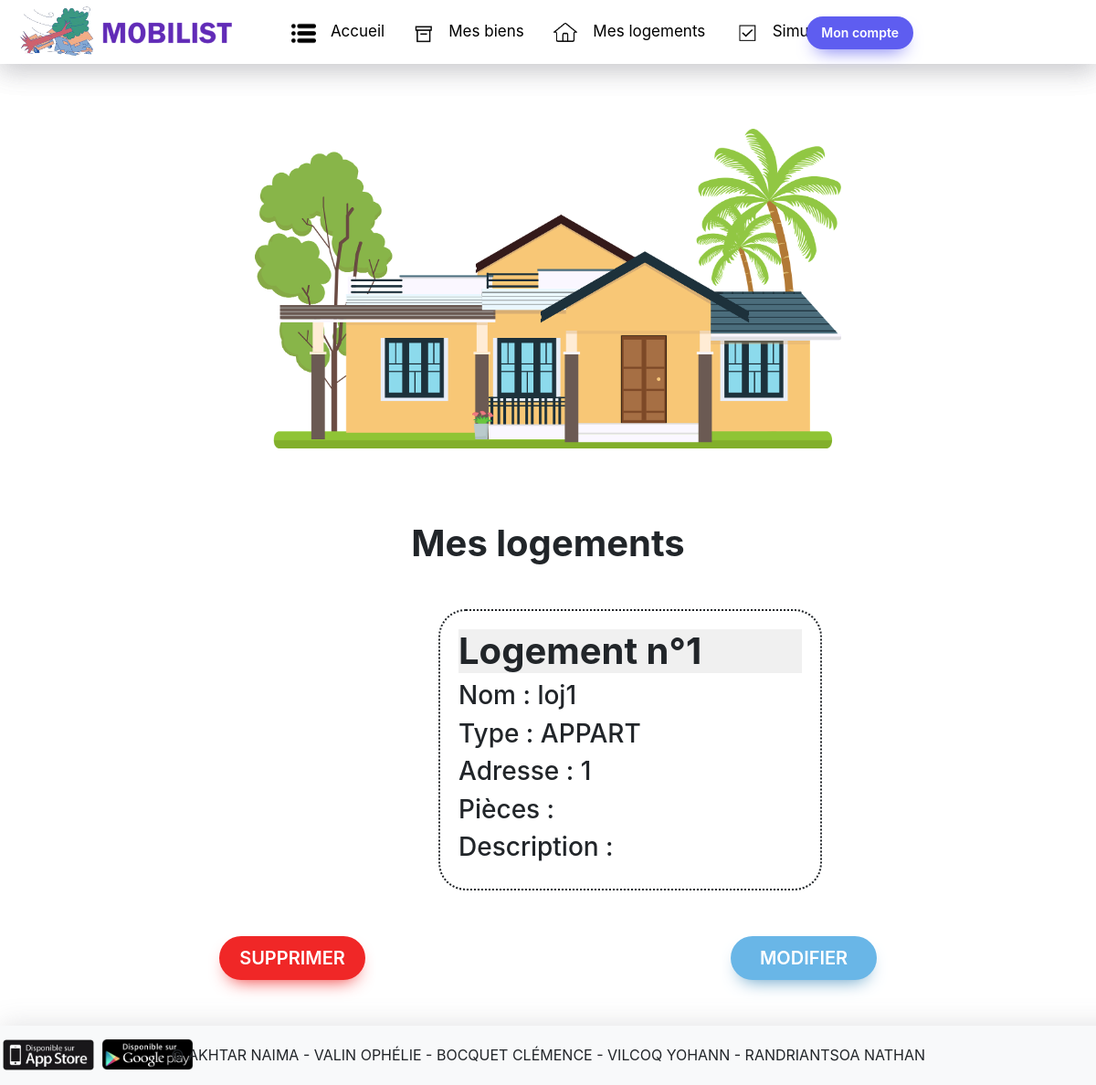
/afficheLogements/ (signed in), run on an earlier commit of the app's database.
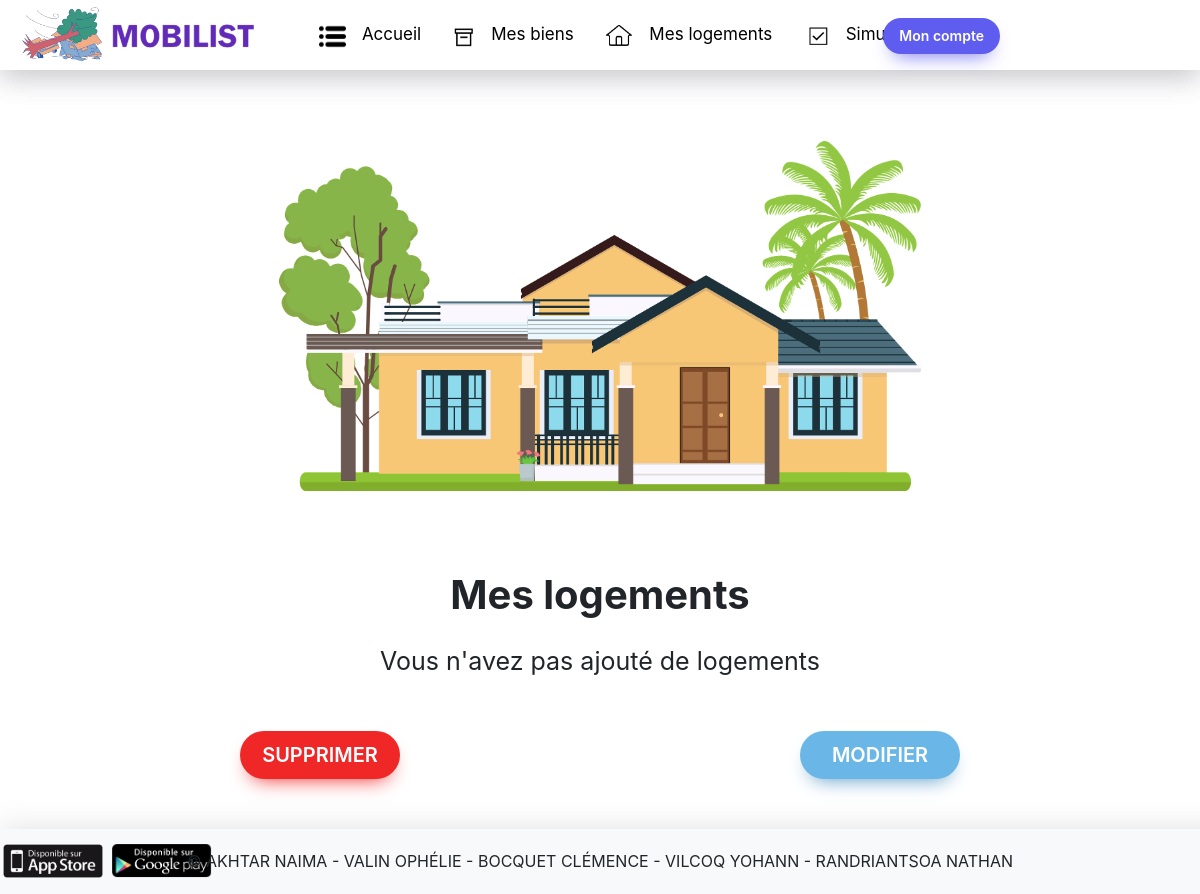
And on a later commit of the database.
### mobilist/models.py (models this page shows, shortened)
class Logement(Base):
    __tablename__ = "LOGEMENT"
    id_logement = Column(Integer, name="ID_LOGEMENT", primary_key=True)
    nom_logement = Column(String(20), name="NOM_LOGEMENT", nullable=True)
    type_logement = Column(Enum(LogementType),
                           name="TYPE_LOGEMENT",
                           nullable=False)
    adresse = Column(String(100), name="ADRESSE", nullable=True)
    desc_logement = Column(String(1000), name="DESC_LOGEMENT", nullable=True)
    pieces = relationship("Piece", backref="logement", cascade="all, delete")
    proprietaires = relationship("Proprietaire", secondary="AVOIR", back_populates="logements", passive_deletes=True)
    def delete(self, proprio: Proprietaire):
        list_assoc = AVOIR.query.filter_by(id_logement=self.id_logement).all()
        for assoc in list_assoc:
            if assoc.get_id_proprio() == proprio.get_id_proprio():
                assoc.delete()
        last_assoc = AVOIR.query.filter_by(id_logement=self.id_logement).all()
        list_bien = Bien.query.filter_by(id_logement=self.id_logement).all()
        for bien in list_bien:
            if bien.get_id_proprio() == proprio.get_id_proprio():
                bien.delete()
        if len(last_assoc) == 0:
            Piece.query.filter_by(id_logement=self.id_logement).delete()
            db.session.delete(self)
            db.session.commit()
        else:
            print("Le logement est associé à d'autres propriétaires, mais celui ne l'est plus à vous")

### mobilist/views.py (the view, shortened to what this page needs)
@app.route("/afficheLogements/", methods=("GET", "POST",))
@login_required
def affiche_logements():
    session = db.session
    proprio = Proprietaire.query.get(current_user.id_user)
    logements = proprio.logements
    if len(logements) == 0:
        print("Aucun logement trouvé")
        contenu = False
    else:
        contenu = True
    type_logement = [type for type in LogementType]
    return render_template("afficheLogements.html", logements=logements, type_logement=type_logement, contenu=contenu)

### mobilist/models.py (called while the page is built)
@login_manager.user_loader
def load_user(mail):
    return db.session.get(User, mail)

    def get_type(self):
        return self.name

### mobilist/templates/afficheLogements.html (shortened to what this page needs)
{% extends "index2.html" %}
{% block styles %}
{{ super() }}
<link rel="stylesheet" href="{{ url_for('static', filename='affichageLogements.css')}}">
{% endblock %}
{% block content %}
<div class="img-logement">
    <img id="img-log" src="{{ url_for('static',filename='img/logement.png') }}" alt="page affichage logements"/>
</div>
<div class="list-logements">
    <h1> Mes logements </h1>
    <div class="log">
      {% if contenu %}
        {% for x in logements %}
        <section class="logement" id="log-{{ x.id_logement }}">
            <h1>Logement n°{{x.id_logement}}</h1>
            <article>
                <h3>Nom : {{x.nom_logement}}</h3>
                <h3>Type : {{x.type_logement.get_type()}}</h3>
                <h3>Adresse : {{x.adresse}}</h3>
                <h3>Pièces : </h3>
                <h3>Description : {{x.desc_logement}}</h3>
            </article>
        </section>
    </div>
    {% endfor %}
    {% endif %}
    {% if not (contenu) %}
        <p class="no-content"> Vous n'avez pas ajouté de logements </p>
    {% endif %}
</div>
<div class="buttons">
    <button class="action-btn" id="supprimer" onclick="toggleFormPopup('delete-popup-form')">SUPPRIMER</button>
    <button class="action-btn" id='modifier' onclick="toggleFormPopup('edit-popup-form')">MODIFIER</button>
</div>
{% endblock %}

### mobilist/templates/index2.html (shortened to what this page needs)
<!doctype html>
<html lang="fr">
  <head>
    {% block head %}
    {% block styles %}
    <link rel="stylesheet" href="https://cdn.jsdelivr.net/npm/bootstrap@4.3.1/dist/css/bootstrap.min.css">
    <link rel="stylesheet", href="{{ url_for('static',filename='index.css') }}">
    {% endblock %}
    {% endblock %}
  </head>
    <div class="index">
    <header>
      <nav class="navbar navbar-expand-md navbar-dark fixed-top bg-white">
        <div class="logo">
          <a href="{{ url_for('accueil_connexion')}}">
            <img src="{{ url_for('static',filename='img/logo_mobilist_etendu.png') }}" alt="logo du site"/>
          </a>
        </div>
        <div class="container-fluid">
          <div class="collapse navbar-collapse" id="navbar-collapse">
              <ul class="navbar-nav-left">
                  <li class="nav-img" ></a>
                    <div class=BAccueil>
                      <a href="{{ url_for('accueil_connexion') }}"><img src="{{ url_for('static',filename='img/accueil.png') }}" alt="icône accueil"/></a>
                      <a class="nav-link active" aria-current="page" href="{{ url_for('accueil_connexion') }}">Accueil</a>
                    </div>
                  </li>
                  <li class="nav-img" >
                    <div class="Biens">
                        <img src="{{ url_for('static',filename='img/mes-biens.png') }}" alt="icône mes biens"/>
                        <a class="nav-link active" aria-current="page" href="{{ url_for('mesBiens')}}">Mes biens</a>
                    </div>
                  </li>
                    <li class="nav-img" >
                        <div class="BLogements">
                            <img src="{{ url_for('static',filename='img/mes-logements.png') }}" alt="icône mes logements"/>
                            <a class="nav-link active" aria-current="page" href="{{ url_for('affiche_logements') }}">Mes logements</a>
                        </div>
                    </li>
                  <li class="nav-img" >
                    <div class="BSinistres">
                        <img src="{{ url_for('static',filename='img/simuler-sinistre.png') }}" alt="icône simuler un sinistre"/>
                        <a class="nav-link active" aria-current="page" href="{{ url_for('simulation')}}">Simuler un sinistre</a>
                    </div>
                  </li>
                  <li id="connexion">
                      <button onclick="afficherMenu()" class="connexion" id="bouton-compte">Mon compte
                      </button>
                  </li>
                </ul>
              </div>
            </div>
        </nav>
    </header>
  <main class="flex-shrink-0">
    <div class="content">
    {% block content %}
    {% endblock %}
    </div>
  </main>
  <footer class="footer mt-auto py-3 bg-light">
    <div class="footer">
      <img id="appstore" src="{{ url_for('static',filename='img/appstore.png') }}" alt="Dispo sur appstore"/>
      <img id="googleplay" src="{{ url_for('static',filename='img/googleplay.png') }}" alt="Dispo sur Google play"/>
      <p id="groupe"> © AKHTAR NAIMA - VALIN OPHÉLIE - BOCQUET CLÉMENCE - VILCOQ YOHANN - RANDRIANTSOA NATHAN </p>
    </div>
  </footer>
</body>
</html>

### mobilist/static/index.css (style rules this page uses)
header { height: 70px; background-color: #FFFFFF; box-shadow: rgba(100, 100, 111, 0.2) 0px 7px 29px 0px; }
main { min-height: 100vh - (70px + 65px); }
.index img { height: 65px; margin-top:-4px; }
.navbar { height: 70px; box-shadow: rgba(100, 100, 111, 0.2) 0px 7px 29px 0px; }
#navbar-collapse a { color: black; }
.index ul { display: flex; flex-wrap: nowrap; list-style: none; margin-left:-15px; }
.index li { margin-left: 35px; font-size: 17px; text-align: center; margin-top: 2%; }
.index li div { display: flex; flex-wrap: nowrap; }
.index li div img { margin-left: -20px; margin-top: 9px; width: auto; height: 27px; }
.index button { box-sizing: border-box; cursor: pointer; font-family: Inter,Helvetica,"Apple Color Emoji","Segoe UI Emoji",NotoColorEmoji,"Noto Color Emoji","Segoe UI Symbol","Android Emoji",EmojiSymbols,-apple-system,system-ui,"Segoe UI",Roboto,"Helvetica Neue","Noto Sans",sans-serif; font-size: 14px; font-weight: 600; line-height: 22px; opacity: 1; outline: 0 solid transparent; padding: 7px 16px; user-select: none; -webkit-user-select: none; touch-action: manipulation; width: fit-content; word-break: break-word; top: 18px; }
.connexion { font-family: Inter,Helvetica,"Apple Color Emoji","Segoe UI Emoji",NotoColorEmoji,"Noto Color Emoji","Segoe UI Symbol","Android Emoji",EmojiSymbols,-apple-system,system-ui,"Segoe UI",Roboto,"Helvetica Neue","Noto Sans",sans-serif; font-size: 18px; font-weight: 600; opacity: 1; outline: 0 solid transparent; padding: 7px 20px; position: absolute; top: 28px; border-radius: 999px; background: #5E5DF0; box-shadow: #5E5DF0 0 10px 20px -10px; color: #FFFFFF; right: 200px; z-index: 9999; border: 0; overflow: hidden; }
.connexion::after { content: ''; position: absolute; top: -50%; right: -50%; bottom: -50%; left: -50%; background: linear-gradient(to bottom, rgba(229, 172, 142, 0), rgba(255,255,255,0.5) 50%, rgba(229, 172, 142, 0)); transform: rotateZ(60deg) translate(-5em, 7.5em); }
footer { bottom: 0; height: 65px; background-color: #FFFFFF; width: 100%; box-shadow: rgba(100, 100, 111, 0.2) 29px 29px 29px 29px; }
#appstore { height: 40px; }
#googleplay { height: 35px; }
#groupe { margin-top:-32px; text-align: center; }

### mobilist/static/affichageLogements.css (style rules this page uses)
main { padding-top: 75px; }
.img-logement { text-align: center; }
#img-log { height: 350px; }
.list-logements { margin-top: 5rem; text-align: center; }
.no-content { font-size: 25px; margin:2%; }
.list-logements > h1 { font-weight: bolder; }
.buttons { margin-top: 50px; margin-bottom: 50px; display: flex; position: relative; justify-content: center; }
#supprimer { border-radius: 999px; background: #f02727; box-shadow: #f02727 0 10px 20px -10px; color: #FFFFFF; border: 0; box-sizing: 10rem; cursor: pointer; font-family: Inter,Helvetica,"Apple Color Emoji","Segoe UI Emoji",NotoColorEmoji,"Noto Color Emoji","Segoe UI Symbol","Android Emoji",EmojiSymbols,-apple-system,system-ui,"Segoe UI",Roboto,"Helvetica Neue","Noto Sans",sans-serif; font-size: 20px; font-weight: 600; line-height: 22px; opacity: 1; outline: 0 solid transparent; padding: 7px 16px; user-select: none; -webkit-user-select: none; touch-action: manipulation; width: 10rem; height: 3rem; word-break: break-word; }
#modifier { border-radius: 999px; background: #69b6e7; box-shadow: #5095c0 0 10px 20px -10px; color: #FFFFFF; border: 0; box-sizing: 10rem; cursor: pointer; font-family: Inter,Helvetica,"Apple Color Emoji","Segoe UI Emoji",NotoColorEmoji,"Noto Color Emoji","Segoe UI Symbol","Android Emoji",EmojiSymbols,-apple-system,system-ui,"Segoe UI",Roboto,"Helvetica Neue","Noto Sans",sans-serif; font-size: 20px; font-weight: 600; line-height: 22px; opacity: 1; outline: 0 solid transparent; padding: 7px 16px; user-select: none; -webkit-user-select: none; touch-action: manipulation; width: 10rem; height: 3rem; word-break: break-word; margin-left: 25rem; }

What changed in the data, as far as the page shows it:
removed Logement: id_logement "1", nom_logement "loj1", type_logement.get_type "APPART", adresse "1"
Also different on the page:
text now shown: "Vous n'avez pas ajouté de logements"
